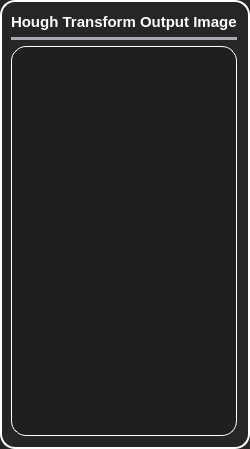
             <widget class="QFrame" name="frame_25">
              <property name="styleSheet">
               <string notr="true">background-color: #262626; /* Background color */
    border-radius: 15px; /* Curved borders */
    border: 2px solid #ffffff; /* 3D outline */

    box-shadow: 2px 2px 8px rgba(0, 0, 0, 0.7); /* 3D shadow effect */</string>
              </property>
              <property name="frameShape">
               <enum>QFrame::StyledPanel</enum>
              </property>
              <property name="frameShadow">
               <enum>QFrame::Raised</enum>
              </property>
              <layout class="QGridLayout" name="gridLayout_37">
               <property name="leftMargin">
                <number>9</number>
               </property>
               <item row="1" column="0">
                <layout class="QVBoxLayout" name="verticalLayout_86">
                 <property name="leftMargin">
                  <number>0</number>
                 </property>
                 <item>
                  <widget class="QLabel" name="label_52">
                   <property name="styleSheet">
                    <string notr="true">color: #ffffff;
font-weight:Bold;
font-size: 15px;
border:none;
</string>
                   </property>
                   <property name="text">
                    <string>Hough Transform Output Image</string>
                   </property>
                  </widget>
                 </item>
                 <item>
                  <widget class="Line" name="line_40">
                   <property name="styleSheet">
                    <string notr="true">/* Line style */

  /* Set the width of the line */
  width: 20px;

  /* Set the height of the line */
  height: 5px;

  /* Set the background color of the line */
  background-color:#a8abaf;

  /* Set the border of the line */
  border: 10px;

  /* Set the border radius of the line */
  border-radius:5px;




</string>
                   </property>
                   <property name="orientation">
                    <enum>Qt::Horizontal</enum>
                   </property>
                  </widget>
                 </item>
                 <item>
                  <layout class="QHBoxLayout" name="horizontalLayout_48">
                   <item>
                    <layout class="QVBoxLayout" name="verticalLayout_89" stretch="0">
                     <item>
                      <widget class="QWidget" name="houghImage" native="true">
                       <property name="minimumSize">
                        <size>
                         <width>0</width>
                         <height>390</height>
                        </size>
                       </property>
                       <property name="styleSheet">
                        <string notr="true">border: 1px solid #ffffff;
background-color: #1f1f1f;</string>
                       </property>
                      </widget>
                     </item>
                    </layout>
                   </item>
                  </layout>
                 </item>
                </layout>
               </item>
              </layout>
             </widget>
